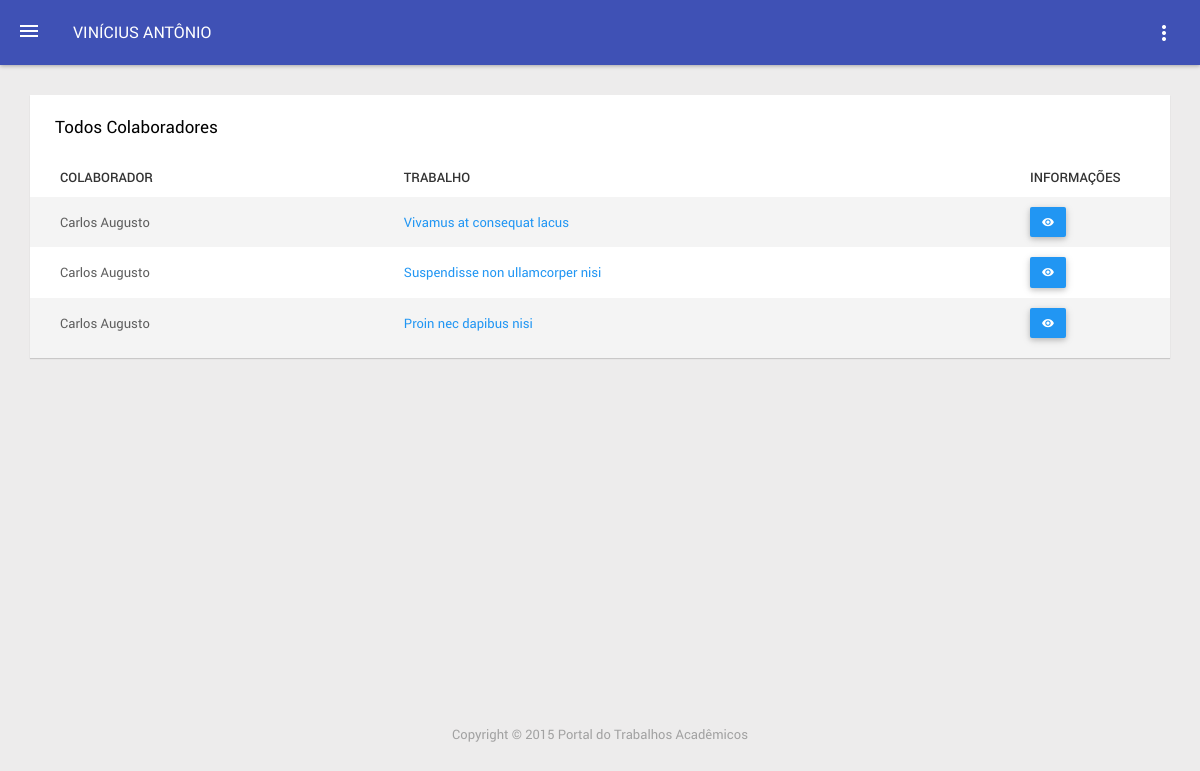
The page /portal/index.php?page=11.1&usuario=3 (signed in) on the database as committed earlier.
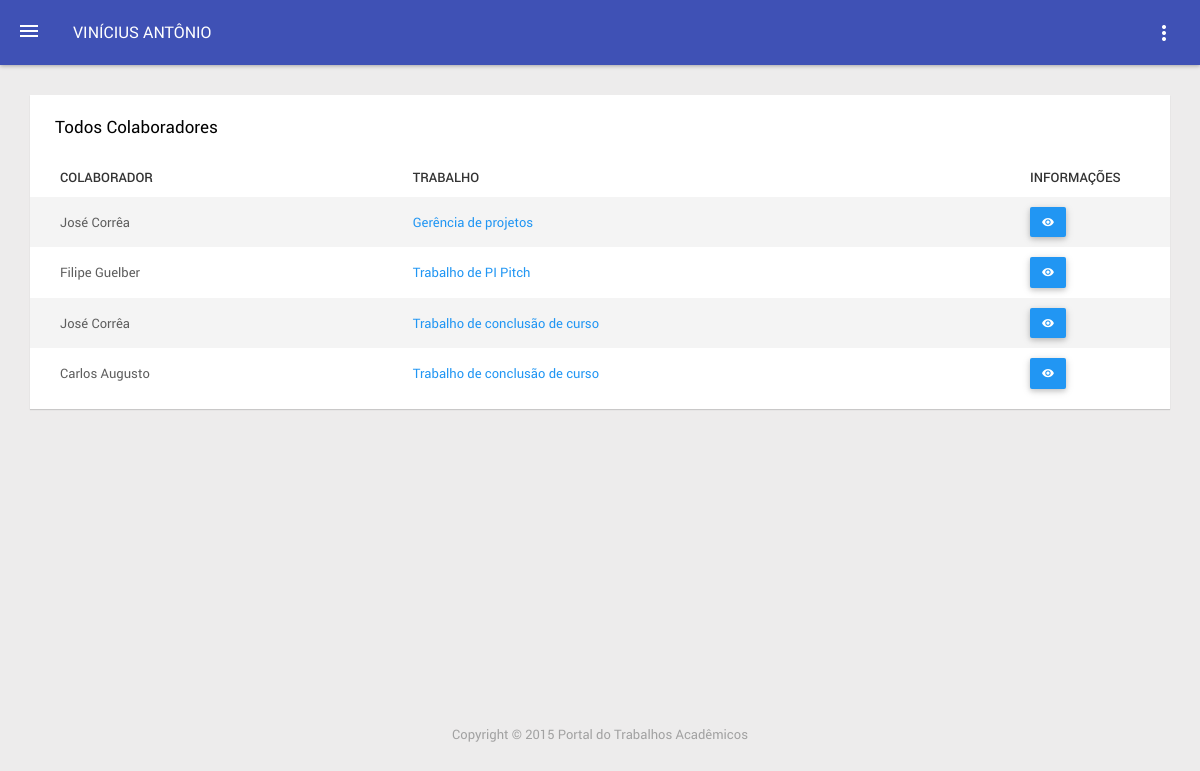
The same page on the database as committed later.
### tables this page shows
CREATE TABLE IF NOT EXISTS `tb_trabalho` (
  `id_trabalho` int(10) NOT NULL AUTO_INCREMENT,
  `id_usuario` int(10) NOT NULL,
  `nome` varchar(100) NOT NULL,
  `descricao` text NOT NULL,
  `token` varchar(10) NOT NULL,
  PRIMARY KEY (`id_trabalho`),
  UNIQUE KEY `token` (`token`),
  KEY `FKtb_trabalh834859` (`id_usuario`)
);

CREATE TABLE IF NOT EXISTS `tb_usuario` (
  `id_usuario` int(10) NOT NULL AUTO_INCREMENT,
  `nome` varchar(40) NOT NULL,
  `email` varchar(40) NOT NULL,
  `telefone` varchar(15) DEFAULT NULL,
  `senha` varchar(40) NOT NULL,
  `imagem` varchar(200) DEFAULT NULL,
  `bio` text,
  PRIMARY KEY (`id_usuario`)
);

### portal/pages/works/viewCollaborator.php (the view)
<?php
    $idUsuario = $_GET['usuario'];
?>
<div class="card">
    <div class="card-header">
        <h2>Todos Colaboradores</h2>
    </div>
    <table id="data-table-command" class="table table-striped table-vmiddle">
        <thead>
            <tr>
                <th data-column-id="received" data-order="desc">Colaborador</th>
                <th></th>
                <th></th>
                <th>Trabalho</th>
                <th></th>
                <th></th>
                <th></th>
                <th></th>
                <th data-column-id="commands" data-formatter="commands" data-sortable="false">Informações</th>
            </tr>
        </thead>
        <tbody>
            <?php
                $sql = "select tb_usuario.nome as nomeUsuario, tb_usuario.id_usuario as usuarioId, tb_trabalho.id_trabalho as idTrabalho, tb_trabalho.nome as nomeTrabalho from tb_usuario_trabalho
                            inner join tb_usuario
                            on (tb_usuario_trabalho.id_usuario= tb_usuario.id_usuario)
                            inner join tb_trabalho
                            on (tb_usuario_trabalho.id_trabalho = tb_trabalho.id_trabalho)
                            where (tb_trabalho.id_usuario = '$idUsuario')
                            and (tb_usuario_trabalho.id_usuario != '$idUsuario')
                            group by nomeUsuario, nomeTrabalho
                            order by tb_trabalho.id_trabalho";
                $search_query = mysql_query($sql);
                while($select = mysql_fetch_array($search_query)){
                    $nome = $select["nomeUsuario"];
                    $nomeTrabalho = $select["nomeTrabalho"];
                    $idTrabalho = $select["idTrabalho"];
                    $usuario = $select["usuarioId"];
                    print('<tr>');
                        print('<td>'."$nome".'</td>');
                        print('<td></td>');
                        print('<td></td>');
                        print('<td><a href="index.php?page=10.5&id_trabalho='."$idTrabalho".'&trabalho='."$nomeTrabalho".'&usuario='."$idUsuario".'">'."$nomeTrabalho".'<a/></td>');
                        print('<td></td>');
                        print('<td></td>');
                        print('<td></td>');
                        print('<td></td>');
                        ?>
                        <td style="width:150px;"><a href="index.php?page=30.3&idUsuario=<?php echo $usuario; ?>" class="btn bgm-blue" id="visualizar"><i class="zmdi zmdi-eye"></i></a></td>
                        <?php
                    print('</tr>');
                }
            ?>
        </tbody>
    </table>
</div>

### portal/index.php (shortened to what this page needs)
<?php
include ('scripts/pages.php');
?>
<!DOCTYPE html>
<head>
    <link href="assets/css/jquery.Jcrop.css" rel="stylesheet">
    <link href="assets/plugins/vendors/bower_components/fullcalendar/dist/fullcalendar.min.css" rel="stylesheet">
    <link href="assets/plugins/vendors/bower_components/animate.css/animate.min.css" rel="stylesheet">
    <link href="assets/plugins/vendors/bower_components/bootstrap-sweetalert/lib/sweet-alert.css" rel="stylesheet">
    <link href="assets/plugins/vendors/bower_components/material-design-iconic-font/dist/css/material-design-iconic-font.css" rel="stylesheet">
    <link href="assets/plugins/vendors/bower_components/animate.css/animate.min.css" rel="stylesheet">
    <link href="assets/plugins/vendors/bower_components/bootstrap-sweetalert/lib/sweet-alert.css" rel="stylesheet">
    <link href="assets/plugins/vendors/bower_components/material-design-iconic-font/dist/css/material-design-iconic-font.min.css" rel="stylesheet">
    <link href="assets/plugins/vendors/bower_components/bootstrap-select/dist/css/bootstrap-select.css" rel="stylesheet">
    <link href="assets/plugins/vendors/bower_components/nouislider/distribute/jquery.nouislider.min.css" rel="stylesheet">
    <link href="assets/plugins/vendors/bower_components/summernote/dist/summernote.css" rel="stylesheet">
    <link href="assets/plugins/vendors/bower_components/eonasdan-bootstrap-datetimepicker/build/css/bootstrap-datetimepicker.min.css" rel="stylesheet">
    <link href="assets/plugins/vendors/farbtastic/farbtastic.css" rel="stylesheet">
    <link href="assets/plugins/vendors/chosen_v1.4.2/chosen.min.css" rel="stylesheet">
    <link href="assets/css/app.css" rel="stylesheet">
</head>
<body>
    <header id="header">
        <ul class="header-inner">
            <li id="menu-trigger" data-trigger="#sidebar">
                <div class="line-wrap">
                    <div class="line top"></div>
                    <div class="line center"></div>
                    <div class="line bottom"></div>
                </div>
            </li>
            <li class="logo hidden-xs">
                <a href="index.php"><?php echo $_SESSION['nome']; ?></a>
            </li>
            <li class="pull-right">
                <ul class="top-menu">
                    <li class="dropdown">
                        <a data-toggle="dropdown" class="tm-settings" href=""></a>
                    </li>
                </li>
            </ul>
        </header>
        <section id="main">
            <section id="content">
                <div class="container">
                    <?php include("$page"); ?>
                </div>
            </section>
        </section>
        <footer id="footer">
            Copyright &copy; 2015 Portal do Trabalhos Acadêmicos
        </footer>
        </body>
        </html>

Rows that differ between the two databases and show on the page:
removed tb_trabalho: tb_usuario.nome "Carlos Augusto", nome "Vivamus at consequat lacus"
removed tb_trabalho: tb_usuario.nome "Carlos Augusto", nome "Suspendisse non ullamcorper nisi"
removed tb_trabalho: tb_usuario.nome "Carlos Augusto", nome "Proin nec dapibus nisi"
added tb_trabalho: tb_usuario.nome "José Corrêa", nome "Gerência de projetos"
added tb_trabalho: tb_usuario.nome "Filipe Guelber", nome "Trabalho de PI Pitch"
added tb_trabalho: tb_usuario.nome "José Corrêa", nome "Trabalho de conclusão de curso", tb_usuario.nome "Carlos Augusto"
